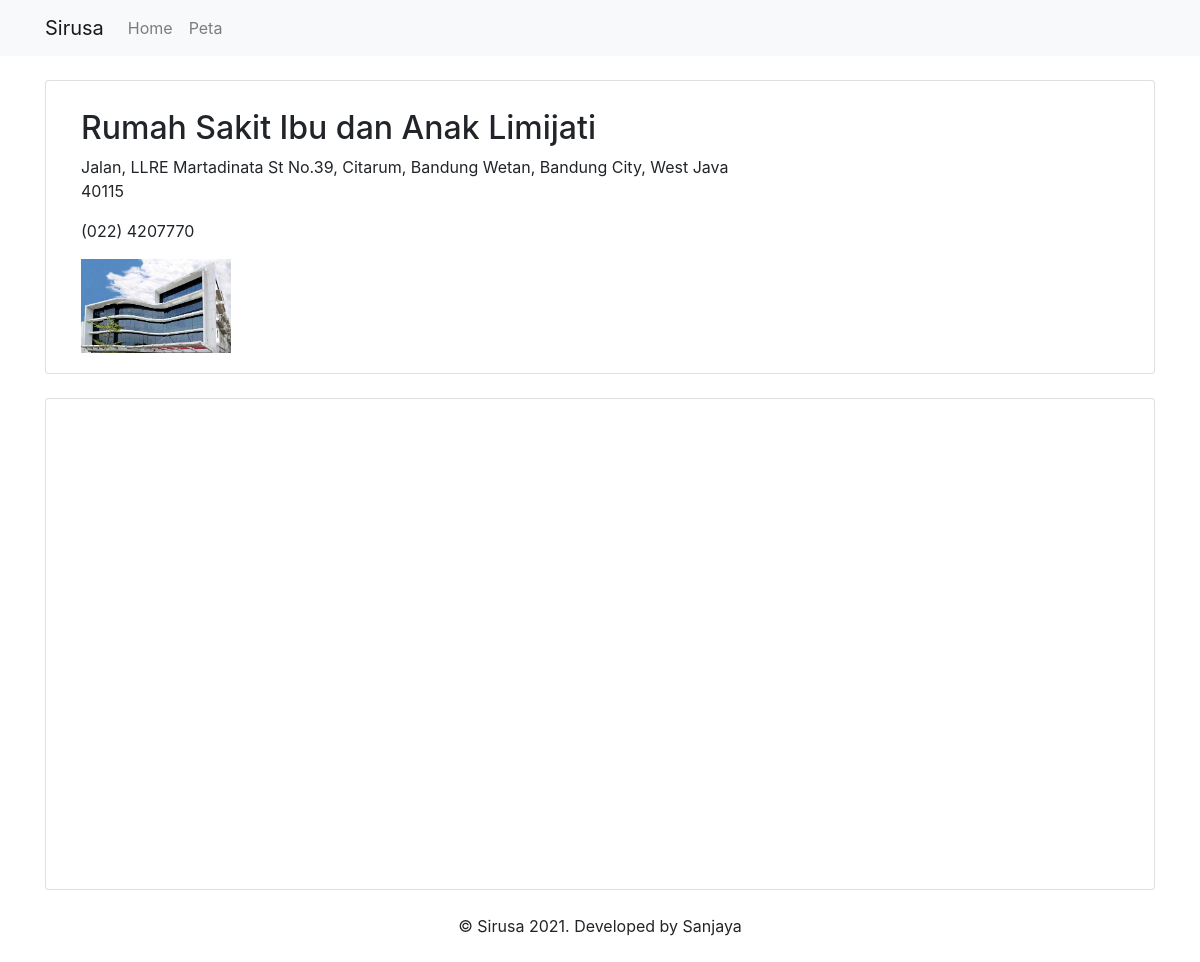
The page /home/view/Rumah-Sakit-Ibu-dan-Anak-Limijati on the database its author committed.
### tables this page shows
CREATE TABLE `peta` (
  `id` int(11) NOT NULL,
  `nama` varchar(255) NOT NULL,
  `lat` double(10,6) NOT NULL,
  `long` double(10,6) NOT NULL,
  `alamat` text NOT NULL,
  `image` text NOT NULL DEFAULT 'default.jpg',
  `telepon` varchar(255) NOT NULL,
  `slug` varchar(255) NOT NULL
);

### application/controllers/Home.php (called while the page is built, shortened)
<?php
class Home extends CI_Controller
{
    function __construct()
    {
        $this->load->model('Peta_model');
    }
    public function view($slug = null)
    {
        $data = $this->Peta_model->getBySlug($slug);
        $this->load->view('view', ['data' => $data]);
    }
}

### index.php (called while the page is built, shortened)
<?php
require_once BASEPATH.'core/CodeIgniter.php';

### application/models/Peta_model.php (called while the page is built, shortened)
<?php
class Peta_model extends CI_Model
{
    protected $table = "peta";
    public function getBySlug($slug)
    {
        return $this->db->get_where($this->table, ['slug' => $slug])->row();
    }
}

### application/views/view.php (the view, shortened to what this page needs)
<!DOCTYPE html>
<html lang="en">
<head>
</head>
<body>
    <div class="container">
        <div class="card mt-4">
            <div class="card-body">
                <div class="container">
                    <div class="row">
                        <div class="col-md-8 mt-2">
                            <h2><?= $data->nama ?></h2>
                            <p><?= $data->alamat ?></p>
                            <p><?= $data->telepon ?></p>
                        </div>
                        <div class="col-md-8">
                            <img src="<?= base_url('upload/thumbnail/') ?><?= $data->image ?>" alt="" width="150">
                        </div>
                    </div>
                </div>
            </div>
        </div>
        <div class="card mt-4">
            <div class="card-body">
                <div class="container">
                    <div id="map" style="height: 450px; width: 100%;"></div>
                </div>
            </div>
        </div>
    </div>
</body>
</html>

### rows shown on the page
peta: nama "Rumah Sakit Ibu dan Anak Limijati", alamat "Jalan, LLRE Martadinata St No.39, Citarum, Bandung Wetan, Bandung City, West Java 40115", telepon "(022) 4207770", image (picture)
